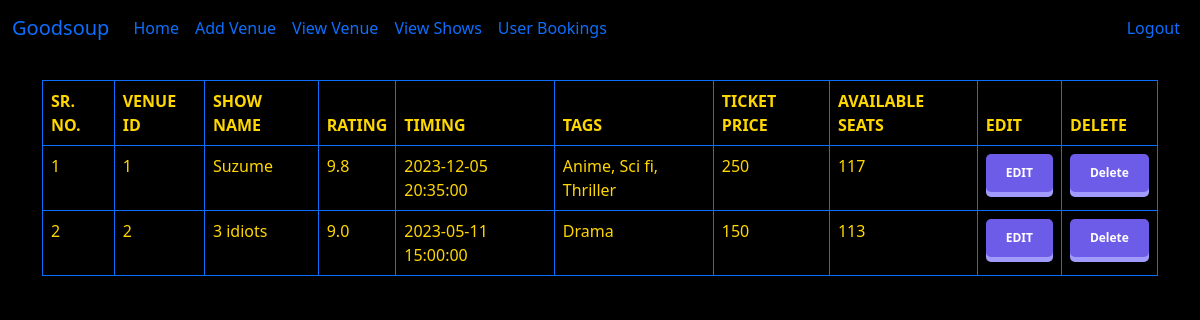
/viewshows/ (signed in), run on an earlier commit of the app's database.
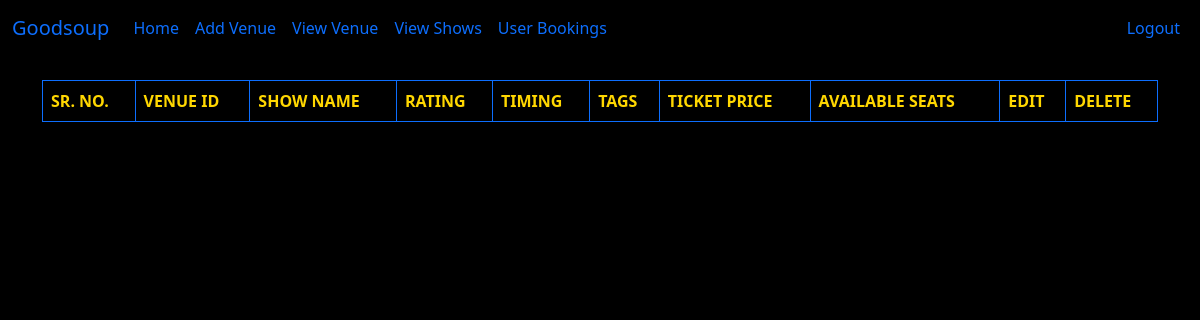
And on a later commit of the database.
### database.py (models this page shows)
class Show(db.Model):
    id = db.Column(db.Integer, primary_key=True)
    venue_id = db.Column(db.Integer, db.ForeignKey('venue.id'))
    name = db.Column(db.String(255), nullable=False)
    rating = db.Column(db.Float, nullable=False)
    rating = Column(Float,CheckConstraint('rating >= 0 AND rating <= 10'))
    tags = db.Column(db.String(255),nullable=False)
    show_timing = db.Column(db.DateTime,nullable=False)
    ticket_price = db.Column(db.Integer,nullable=False)
    available_seats=db.Column(db.Integer,nullable=False)
    date_added = db.Column(db.DateTime, default=datetime.utcnow(),nullable=False)

### admin.py (the view)
@app.route('/viewshows/',methods=['GET','POST'])
@login_required
def viewshows():
    shows = Show.query.order_by(Show.date_added)
    return render_template('viewShows.html',shows=shows)

### admin.py (called while the page is built)
@adminlogin_manager.user_loader
def load_user(admin_id):
    return Admin.query.filter_by(id=int(admin_id)).first()

### user.py (called while the page is built)
@app.context_processor
def user_navbar():
    form = SearchForm()
    return dict(form=form)

### templates/viewShows.html (shortened to what this page needs)
{% extends 'baseadmin.html' %}
{% block content %}
<body style="background: black">
  <table class="table table-bordered border-primary">
    <thead>
      <tr style="color: silver; text-transform: uppercase;">
        <th scope="col" style="color: gold;font-weight: bold;">SR. NO.</th>
        <th scope="col" style="color: gold;">venue id</th>
        <th scope="col" style="color: gold;">Show Name</th>
        <th scope="col" style="color: gold;">rating</th>
        <th scope="col" style="color: gold;">timing</th>
        <th scope="col" style="color: gold;">tags</th>
        <th scope="col" style="color: gold;">ticket price</th>
        <th scope="col" style="color: gold;">available seats</th>
        <th scope="col" style="color: gold;">Edit</th>
        <th scope="col" style="color: gold;">Delete</th>
      </tr>
    </thead>
    <tbody>
      {% for show in shows %}
      <tr style="color: gold;">
        <td >{{ show.id }}</td>
        <td>{{ show.venue_id }}</td>
        <td>{{ show.name }}</td>
        <td>{{ show.rating }}</td>
        <td>{{ show.show_timing }}</td>
        <td>{{ show.tags }}</td>
        <td>{{ show.ticket_price }}</td>
        <td>{{ show.available_seats }}</td>
        <td><a href="{{ url_for('updateshow',id=show.id) }}"><button>
    EDIT
</button></a></td>
        <td><a href="{{ url_for('deleteshow',id=show.id) }}"><button type="button">Delete</button></a></td>
      </tr>
      {% endfor %}
    </tbody>
  </table>
{% endblock %}

What changed in the data, as far as the page shows it:
removed Show: id "1", venue_id "1", name "Suzume", rating "9.8", show_timing "2023-12-05 20:35:00", tags "Anime, Sci fi, Thriller", ticket_price "250", available_seats "117"
removed Show: id "2", venue_id "2", name "3 idiots", rating "9.0", show_timing "2023-05-11 15:00:00", tags "Drama", ticket_price "150", available_seats "113"
